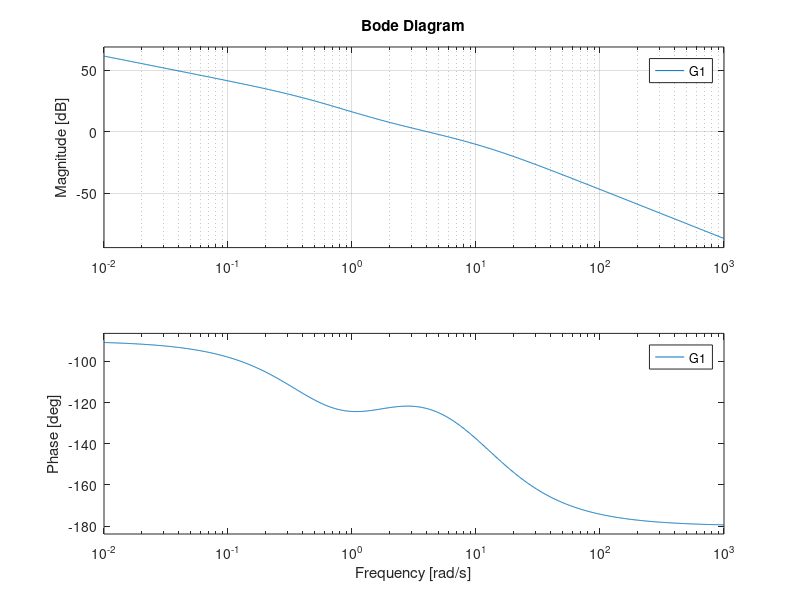

MATLAB code to generate this figure:
G = tf(12, [2 1 0]);

% 원하는 앞섬 보상기의 위상 이득보다 조금 더 여유를 두어 설정.
th = 50*pi/180;
a = (1-sin(th))/(1+sin(th));
10*log10(a);
% 10*log10(a)의 값[dB]에 대한 주파수(rad/s)=x를 보데선도 크기 측에서 구함. T=1/x/sqrt(a);
T = 1/4.03/sqrt(a);
lead = tf([T 1],[T*a 1]);
G1 = series(lead, G);

bode(G1), grid;
